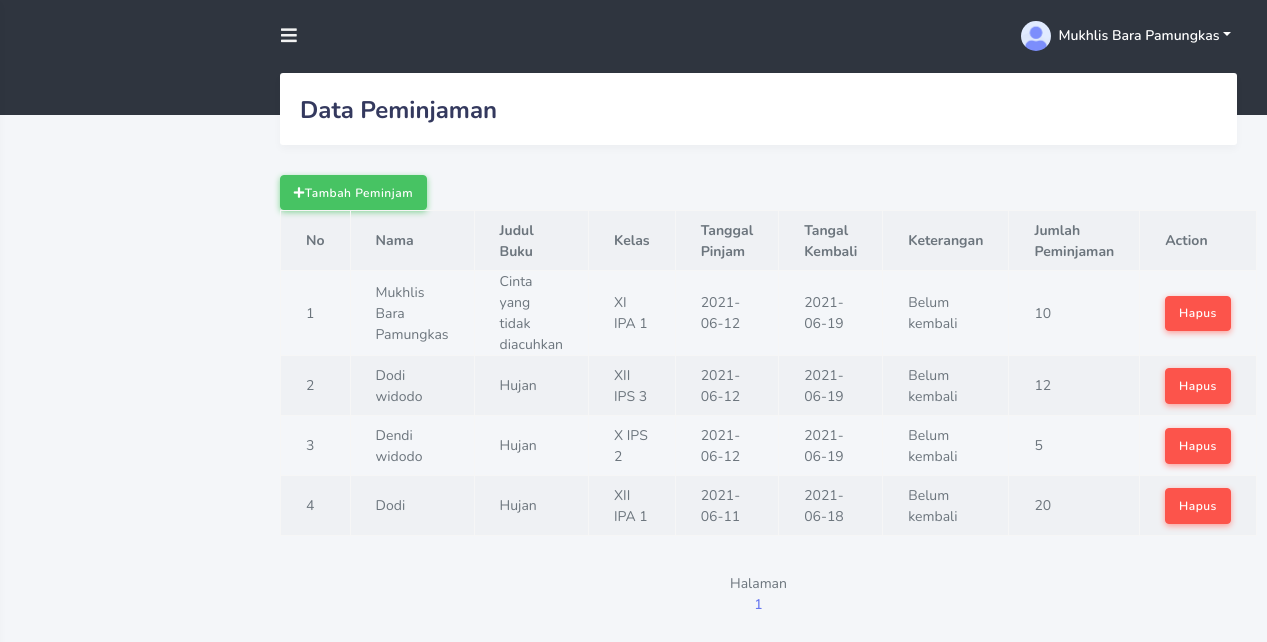
Screenshot of /peminjaman.php with the database file from the repository.
### tables this page shows
CREATE TABLE `t_pinjam` (
  `id_t_pinjam` int(10) NOT NULL,
  `nama` varchar(25) NOT NULL,
  `judul_buku` varchar(50) NOT NULL,
  `kelas` varchar(15) NOT NULL,
  `tgl_pinjam` date NOT NULL,
  `tgl_kembali` date NOT NULL,
  `keterangan` varchar(15) NOT NULL,
  `jml_pinjam` varchar(25) NOT NULL
);

### peminjaman.php (the view, shortened to what this page needs)
<?php
include("koneksi/koneksi.php");
?>
<!DOCTYPE html>
<html lang="en">
<head>
  <link rel="stylesheet" href="https://stackpath.bootstrapcdn.com/bootstrap/4.3.1/css/bootstrap.min.css">
  <link rel="stylesheet" href="https://use.fontawesome.com/releases/v5.7.2/css/all.css">
  <link rel="stylesheet" href="css/style.css">
  <link rel="stylesheet" href="css/components.css">
  <link rel="stylesheet" href="https://cdnjs.cloudflare.com/ajax/libs/ionicons/2.0.1/css/ionicons.min.css">
</head>
<body class="sidebar-gone">
    <div id="app">
        <div class="main-wrapper">
            <div class="navbar-bg"></div>
            <nav class="navbar navbar-expand-lg main-navbar">
            <form class="form-inline mr-auto">
                <ul class="navbar-nav mr-3">
                    <li><a href="#" data-toggle="sidebar" class="nav-link nav-link-lg"><i class="fas fa-bars"></i></a></li>
                </ul>
            </form>
                <ul class="navbar-nav navbar-right">
                <li class="dropdown"><a href="#" data-toggle="dropdown" class="nav-link dropdown-toggle nav-link-lg nav-link-user">
                <img alt="image" src="gambar/avatar.png" class="rounded-circle mr-1">
            <div class="d-sm-none d-lg-inline-block">Mukhlis Bara Pamungkas</div></a>
            </li>
            </ul>
        </div>
      <div class="main-content" style="min-height: 553px;">
        <section class="section">
            <div class="section-header">
            <h1>
                Data Peminjaman
            </h1>
        </div>
        </section>
        <section class="content">
        <div class="btn-group"><a href="tambah_pinjam.php" class="btn btn-success" role="button" data-toggle="tooltip" title="Tambah Peminjam"><i class="fa fa-plus"></i>Tambah Peminjam</a></div>
        <div class="row">
		<div class="col-lg-12">
		<table width="100%" class="table table-striped table-bordered table-hover">
                <tr>
                    <th>No</th>
                    <th>Nama </th>
                    <th>Judul Buku</th>
                    <th>Kelas</th>
                    <th>Tanggal Pinjam</th>
                    <th>Tangal Kembali</th>
                    <th>Keterangan</th>
                    <th>Jumlah Peminjaman</th>
                    <th colspan="1">Action</th>
                </tr>
            <?php
			$hal=1;
			$max_results = 10;
			$sql = "SELECT * FROM t_pinjam";
			$result = mysqli_query($db,$sql);
			$no = 1;
			while($tampil = mysqli_fetch_array($result,MYSQLI_ASSOC))
			{
				?>
					<tr>
						<td><?php echo $no;?></td>
						<td><?php echo $tampil['nama']; ?></td>
						<td><?php echo $tampil['judul_buku']; ?></td>
						<td><?php echo $tampil['kelas']; ?></td>
            <td><?php echo $tampil['tgl_pinjam']; ?></td>
            <td><?php echo $tampil['tgl_kembali']; ?></td>
						<td><?php echo $tampil['keterangan']; ?></td>
            <td><?php echo $tampil['jml_pinjam']; ?></td>
            <td><a onclick="if(confirm('Apakah anda yakin ingin menghapus data ini ??')){ location.href='hapus_pinjam.php?id='+<?= $tampil['id_t_pinjam'] ?>  }" class="btn btn-danger text-white">Hapus</a></td>
					</tr>
				<?php
				$no++;
			}
				?>
		  </table>
		  <br>
		  <?php
				$total_sql = "SELECT COUNT(*) AS NUM FROM t_pinjam";
				$total_results = mysqli_query($db,$total_sql);
				$row = mysqli_fetch_array($total_results,MYSQLI_ASSOC);
				$jum = $row['NUM'];
				$total_pages= ceil($jum / $max_results);
				echo "<center> Halaman <br>";
				for($i=1; $i<=$total_pages; $i++){
						if (($hal)== $i){
							echo "<a href=$_SERVER[PHP_SELF]?hal=$i> $i</a>";
							}else{
							echo "<a href=$_SERVER[PHP_SELF]?hal=$i> $i</a>";
							}
						}
				echo "</center>";
				?>
		  </div>
	</div>
    </div>
</body>
</html>

### rows the page displays
t_pinjam: nama "Mukhlis Bara Pamungkas", judul_buku "Cinta yang tidak diacuhkan", kelas "XI IPA 1", tgl_pinjam "2021-06-12", tgl_kembali "2021-06-19", keterangan "Belum kembali", jml_pinjam "10"
t_pinjam: nama "Dodi widodo", judul_buku "Hujan", kelas "XII IPS 3", tgl_pinjam "2021-06-12", tgl_kembali "2021-06-19", keterangan "Belum kembali", jml_pinjam "12"
t_pinjam: nama "Dendi widodo", judul_buku "Hujan", kelas "X IPS 2", tgl_pinjam "2021-06-12", tgl_kembali "2021-06-19", keterangan "Belum kembali", jml_pinjam "5"
t_pinjam: nama "Dodi", judul_buku "Hujan", kelas "XII IPA 1", tgl_pinjam "2021-06-11", tgl_kembali "2021-06-18", keterangan "Belum kembali", jml_pinjam "20"
